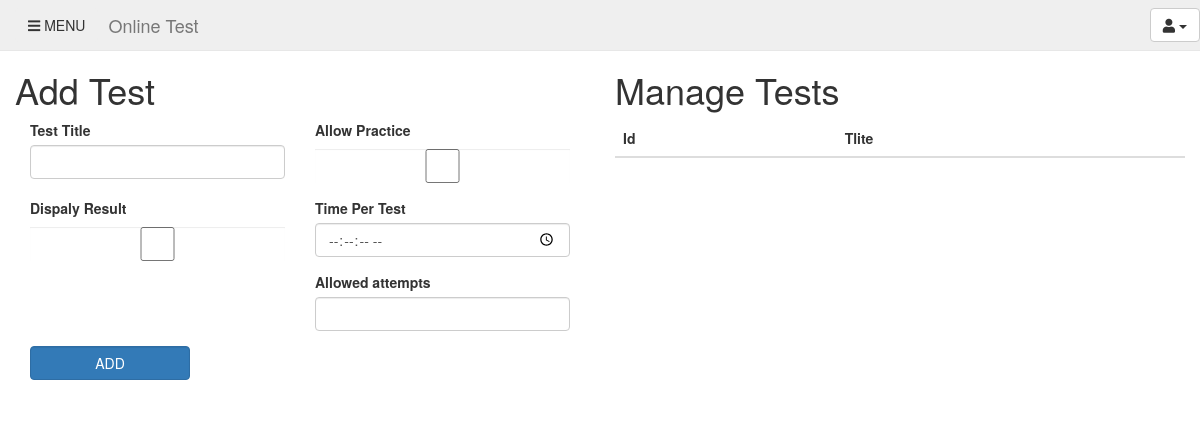
The app's page /project008/php/createTest.php (signed in), older data.
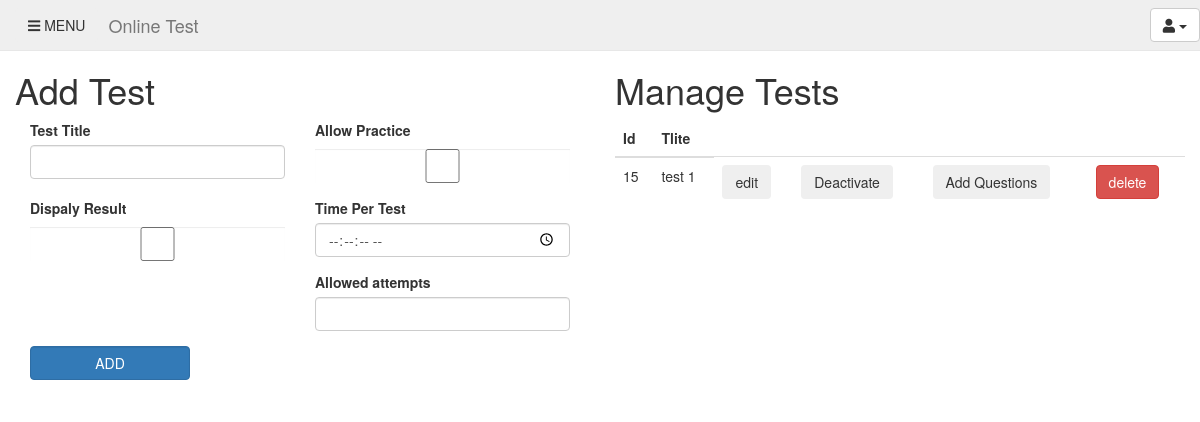
The same page, newer data.
### tables this page shows
CREATE TABLE IF NOT EXISTS `test` (
  `id` int(11) NOT NULL AUTO_INCREMENT,
  `title` varchar(50) NOT NULL,
  `allowPractice` bit(1) DEFAULT NULL,
  `active` bit(1) DEFAULT NULL,
  `timePerTest` time DEFAULT NULL,
  `createdBy` varchar(50) DEFAULT NULL,
  `allowResult` bit(1) DEFAULT b'1',
  `allowedAttempts` int(11) NOT NULL DEFAULT '1',
  PRIMARY KEY (`id`),
  KEY `createdBy` (`createdBy`)
);

### project008/php/createTest.php (the view, shortened to what this page needs)
<?php
 	include 'connection.php';
 	$createdBy=$_SESSION['uname'];
	$q="select * from test where createdBy ='$createdBy'";
	$tdata=$con->query($q);
 ?>
<!DOCTYPE html>
<html>
<head>
  		<link rel="stylesheet" href="https://maxcdn.bootstrapcdn.com/bootstrap/3.3.7/css/bootstrap.min.css">
  		<link rel="stylesheet" href="https://use.fontawesome.com/releases/v5.2.0/css/all.css">
		<link rel="stylesheet" type="text/css" href="http://localhost/project008/css/homepage.css">
</head>
<body>
	<div id="wrapper"  >
	<div class="main" >
			<nav class="navbar navbar-default navbar-fixed-top " id="navbar" >
				<div class="container-fluid">
					 <ul class="nav navbar-nav">
					      <li >
								<button class="btn navbar-btn" id="tgbtn"><span class="fa fa-bars" aria-hidden="true"></span>  MENU</button>
						  </li>
			    	 </ul>
					<div class="navbar-header">
						<a class="navbar-brand" href="">Online Test</a>
					</div>
					<ul class="nav navbar-nav navbar-right">
								<li class="dropdown">
									<button class="btn btn-default dropdown-toggle navbar-btn" type="button" id="menu1" data-toggle="dropdown"><span class="fa fa-user" ></span>
									<span class="caret"></span></button>
							</li>
					</ul>
				</div>
			</nav>
		<div id="content" class="container-fluid content">
			<div class="row">
				<div class="col-sm-6">
					<h1>Add Test</h1>
					<form method="post" action="createTestX.php">
						<div class="form-group col-sm-6" >
						    <label >Test Title</label>
						    <input type="text" class="form-control" id="title" placeholder="" name="title">
						</div>
						<div class="form-group col-sm-6 ">
						    <label >Allow Practice</label>
						    <input type="checkbox" class="form-control" id="allowPractice" placeholder="" name="allowPractice">
						</div>
						<div class="form-group col-sm-6 ">
						    <label >Dispaly Result</label>
						    <input type="checkbox" class="form-control" id="allowResult" placeholder="" name="allowResult">
						</div>
						<div class="form-group col-sm-6">
						    <label >Time Per Test</label>
						    <input type="time" class="form-control" id="timePerTest" placeholder="" name="timePerTest" step="1">
						</div>
						<div class="form-group col-sm-6" >
						    <label >Allowed attempts</label>
						    <input type="text" class="form-control" id="allowedAttempts" placeholder="" name="allowedAttempts">
						</div>
						<br>
						<div class="form-group col-sm-4">
						    <input name="submit" type="submit" class="form-control btn btn-primary" value="ADD">
						</div>
					</form>
				</div>
				<div class="col-sm-6">
					<h1> Manage Tests </h1>
					<table class="table table-hover">
						<thead>
							<tr>
								<th>Id</th>
								<th>Tlite</th>
							</tr>
						</thead>
						<tbody>
							<?php
							while($row=$tdata->fetch_assoc()){
								echo "<tr >";
								echo "<td id=\"testid\">";
								echo $row['id'];
								echo "</td>";
								echo "<td>";
								echo $row['title'];
								echo "</td>";
								echo "<td>";
								echo "<button class=\"btn editbtn\">edit</button>";
								echo "</td>";
								echo "<td>";
								if($row['active']==0)
								{
									echo "<button class=\"btn activate\">Activate</button>";
								}
								else
									echo "<button class=\"btn deactivate\">Deactivate</button>";
								echo "</td>";
								echo "<td>";
								echo "<button class=\"btn addQuestions\">Add Questions</button>";
								echo "</td>";
								echo "<td>";
								echo "<button class=\"btn btn-danger delete\">delete</button>";
								echo "</td>";
								echo "</tr>";
							}
							?>
						</tbody>
					</table>
				</div>
			</div>
		</div>
</div>
</div>
</body>
</html>

Row changes from the older to the newer data that the page shows:
added test: id "15", title "test 1", active "Deactivate"
